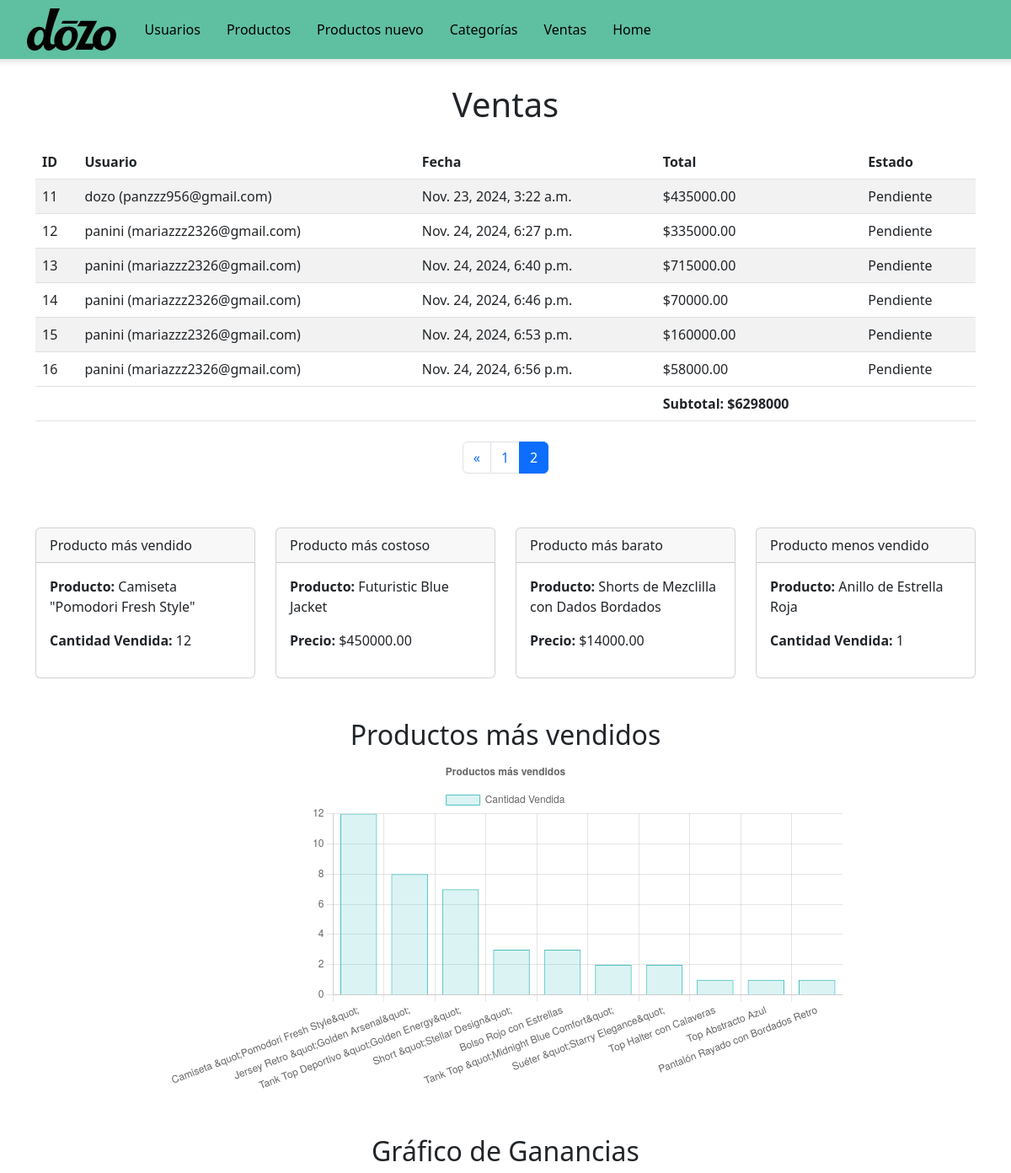
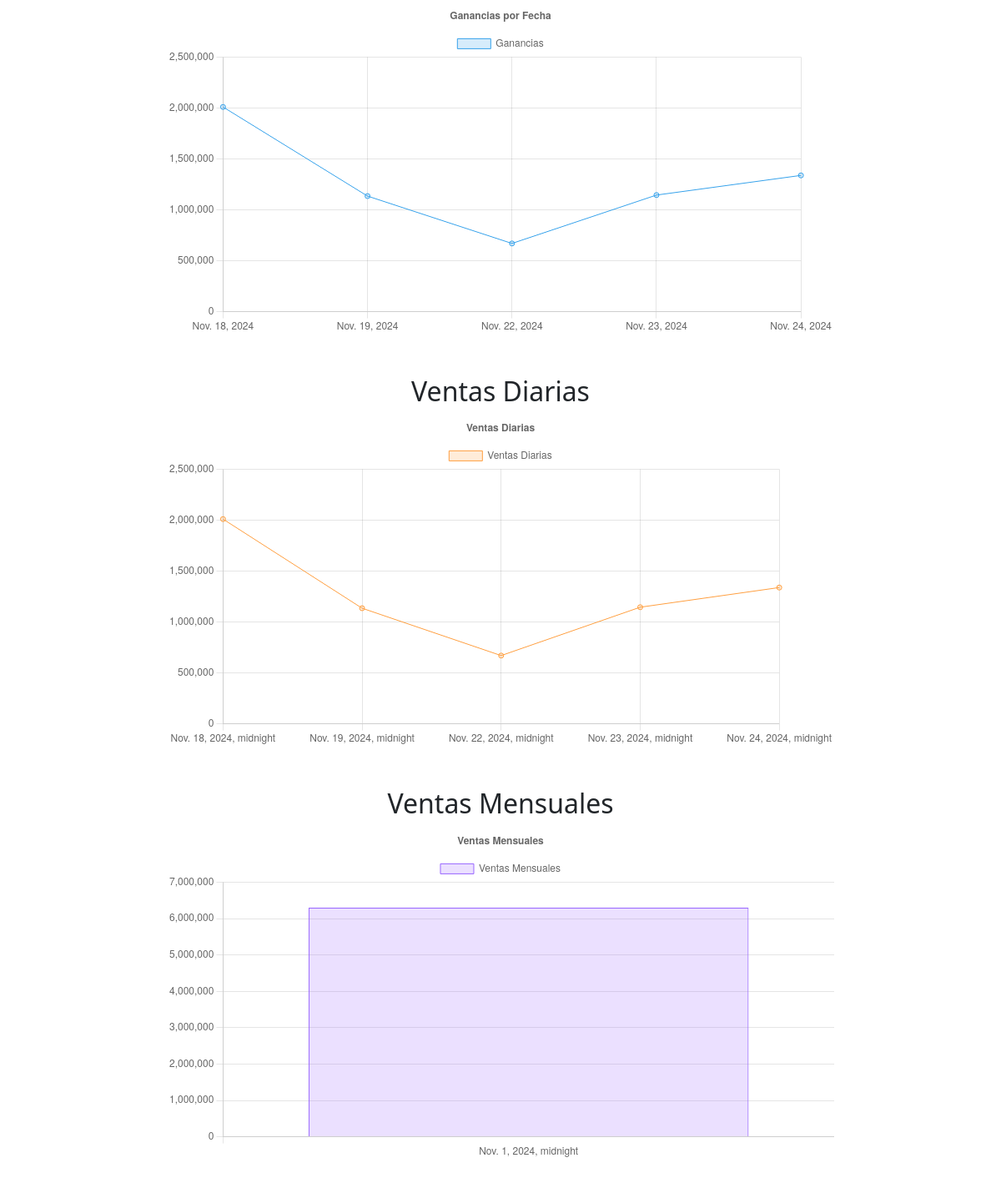
The app's page /ventas/?page=2, older data (2 pictures, top to bottom).
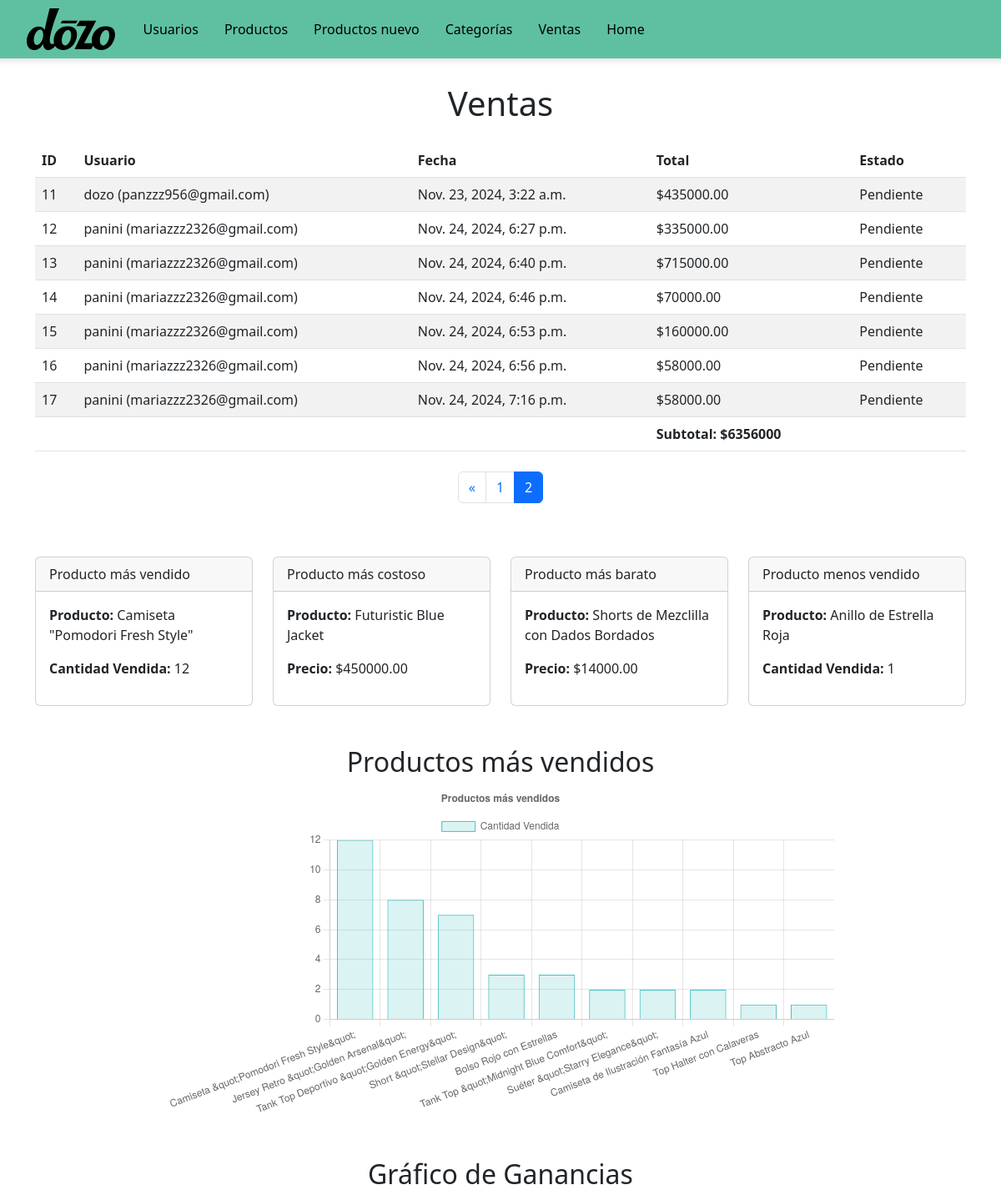
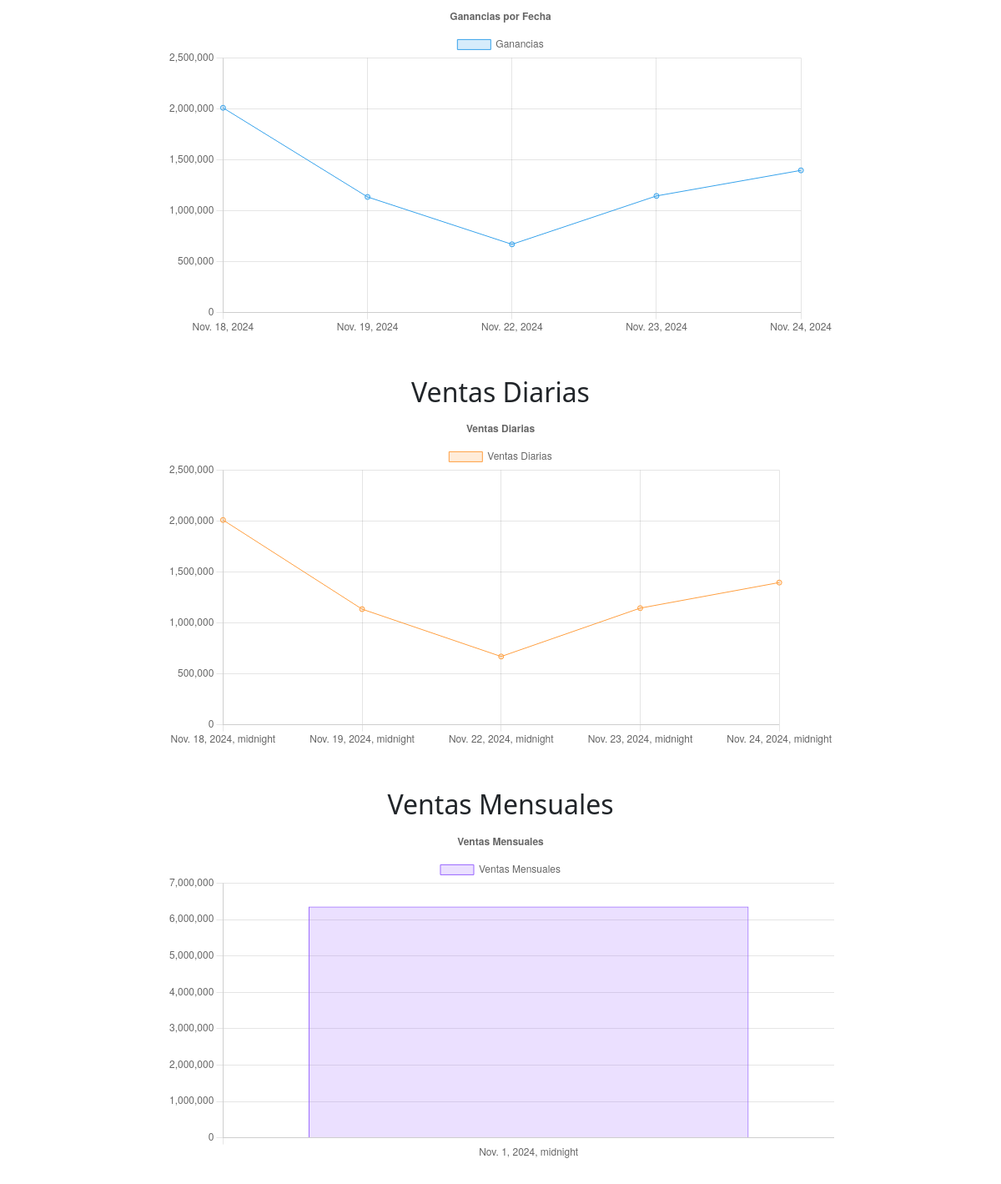
The same page, newer data (2 pictures, top to bottom).
### Dozo/models.py (models this page shows, shortened)
class Venta(models.Model):
    usuario = models.ForeignKey(CustomUser, on_delete=models.CASCADE)
    fecha_venta = models.DateTimeField(auto_now_add=True)
    total = models.DecimalField(max_digits=10, decimal_places=2)
    estado = models.ForeignKey(Estado, on_delete=models.CASCADE)

class CustomUser(AbstractUser):
    ROLE_CHOICES = [
        ('admin', 'Admin'),
        ('user', 'User'),
    ]
    email = models.EmailField(unique=True, verbose_name="Correo Electrónico")
    first_name = models.CharField(max_length=30, verbose_name="Nombre")
    last_name = models.CharField(max_length=30, verbose_name="Apellido")
    telefono = models.CharField(max_length=30, verbose_name="Telefono")
    department = models.CharField(max_length=100, blank=True, null=True, verbose_name="Departamento")
    city = models.CharField(max_length=100, blank=True, null=True, verbose_name="Ciudad")
    address = models.TextField(blank=True, null=True, verbose_name="Dirección")
    postal_code = models.CharField(max_length=20, blank=True, null=True, verbose_name="Código Postal")
    role = models.CharField(max_length=10, choices=ROLE_CHOICES, default=' ')
    groups = models.ManyToManyField(
        'auth.Group',
        related_name='customuser_set',
        blank=True,
        help_text='Los grupos a los que pertenece este usuario. El usuario obtendrá todos los permisos otorgados a cada uno de sus grupos.',
        related_query_name='customuser',
    )
    user_permissions = models.ManyToManyField(
        'auth.Permission',
        related_name='customuser_set',
        blank=True,
        help_text='Permisos específicos para este usuario.',
        related_query_name='customuser')
    def __str__(self):
        return f"{self.username} ({self.email})"

class Estado(models.Model):
    nombre = models.CharField(max_length=100)

class Producto(models.Model):
    TALLA_CHOICES = [
        ('S', 'S'),
        ('M', 'M'),
        ('L', 'L'),
        ('XL', 'XL'),
    ]
    imagen = models.ImageField(upload_to='Dozo/images/', null=True, default='default.png')
    titulo = models.CharField(max_length=200)
    descripcion = models.TextField()
    talla = models.CharField(max_length=2, choices=TALLA_CHOICES)
    precio = models.DecimalField(max_digits=10, decimal_places=2)
    categoria = models.ForeignKey('Categoria', on_delete=models.CASCADE, null=True, blank=True)
    estado = models.BooleanField(default=True)  # Activo o inactivo

### Dozo/views.py (the view)
# urls.py: path('ventas/', views.ventas_view, name='ventas'),
def ventas_view(request):
    ventas = Venta.objects.select_related('usuario', 'estado').prefetch_related('productos')
    paginator = Paginator(ventas, 10)  # Mostrar 10 ventas por página
    page_number = request.GET.get('page')
    ventas_paginadas = paginator.get_page(page_number)
    productos_mas_vendidos = (
        VentaProducto.objects
        .values('producto__titulo')
        .annotate(total_vendido=Sum(F('cantidad')))
        .order_by('-total_vendido')[:10]
    )
    producto_mas_vendido = (
        VentaProducto.objects
        .values('producto__titulo')
        .annotate(total_vendido=Sum(F('cantidad')))
        .order_by('-total_vendido')
        .first()
    )
    producto_menos_vendido = (
        VentaProducto.objects
        .values('producto__titulo')
        .annotate(total_vendido=Sum(F('cantidad')))
        .order_by('total_vendido')
        .first()
    )
    producto_mas_costoso = Producto.objects.order_by('-precio').first()
    producto_mas_barato = Producto.objects.order_by('precio').first()
    subtotal = ventas.aggregate(total=Sum('total'))['total'] or 0
    ganancias = (
        Venta.objects
        .values('fecha_venta__date')
        .annotate(total_ganancias=Sum('total'))
        .order_by('fecha_venta__date')
    )
    ventas_diarias = (
        Venta.objects
        .annotate(dia=TruncDay('fecha_venta'))
        .values('dia')
        .annotate(total_ventas=Sum('total'))
        .order_by('dia')
    )
    ventas_mensuales = (
        Venta.objects
        .annotate(mes=TruncMonth('fecha_venta'))
        .values('mes')
        .annotate(total_ventas=Sum('total'))
        .order_by('mes')
    )
    context = {
        'ventas': ventas_paginadas,  # Paginación aplicada aquí
        'productos_mas_vendidos': productos_mas_vendidos,
        'producto_mas_vendido': producto_mas_vendido,
        'producto_menos_vendido': producto_menos_vendido,
        'producto_mas_costoso': producto_mas_costoso,
        'producto_mas_barato': producto_mas_barato,
        'subtotal': subtotal,
        'ganancias': ganancias,
        'ventas_diarias': ventas_diarias,
        'ventas_mensuales': ventas_mensuales,
    }
    return render(request, 'ventas.html', context)

### Dozo/templates/ventas.html (shortened to what this page needs)
<!DOCTYPE html>
<html lang="en">
<head>
    <link href="https://cdn.jsdelivr.net/npm/bootstrap@5.3.0/dist/css/bootstrap.min.css" rel="stylesheet">
</head>
<body>
    <div class="navbar-container">
        <nav class="navbar navbar-expand-lg">
            <div class="container-fluid">
                <a class="navbar-brand" href="#">
                    <img src="/static/logo.svg" alt="logo">
                </a>
                <div class="collapse navbar-collapse" id="navbarNav">
                    <ul class="navbar-nav">
                        <li class="nav-item"><a class="nav-link" href="/users/">Usuarios</a></li>
                        <li class="nav-item"><a class="nav-link" href="/productos/">Productos</a></li>
                        <li class="nav-item"><a class="nav-link" href="/productos/nuevo/">Productos nuevo</a></li>
                        <li class="nav-item"><a class="nav-link" href="/categorias/">Categorías</a></li>
                        <li class="nav-item"><a class="nav-link" href="/ventas/">Ventas</a></li>
                        <li class="nav-item"><a class="nav-link" href="http://localhost:3000">Home</a></li>
                    </ul>
                </div>
            </div>
        </nav>
    </div>
    <div class="container form-container">
        <h1 class="text-center">Ventas</h1>
        <table class="table table-striped mt-4">
            <thead>
                <tr>
                    <th>ID</th>
                    <th>Usuario</th>
                    <th>Fecha</th>
                    <th>Total</th>
                    <th>Estado</th>
                </tr>
            </thead>
            <tbody>
                {% for venta in ventas %}
                <tr>
                    <td>{{ venta.id }}</td>
                    <td>{{ venta.usuario }}</td>
                    <td>{{ venta.fecha_venta }}</td>
                    <td>${{ venta.total }}</td>
                    <td>{{ venta.estado.nombre }}</td>
                </tr>
                {% endfor %}
            </tbody>
            <tfoot>
                <tr>
                    <td colspan="3"></td>
                    <td><strong>Subtotal: ${{ subtotal }}</strong></td>
                    <td></td>
                </tr>
            </tfoot>
        </table>
        <div class="d-flex justify-content-center mt-4">
            <nav>
                <ul class="pagination">
                    {% if ventas.has_previous %}
                    <li class="page-item">
                        <a class="page-link" href="?page={{ ventas.previous_page_number }}" aria-label="Anterior">
                            <span aria-hidden="true">&laquo;</span>
                        </a>
                    </li>
                    {% endif %}
                    {% for num in ventas.paginator.page_range %}
                    <li class="page-item {% if ventas.number == num %}active{% endif %}">
                        <a class="page-link" href="?page={{ num }}">{{ num }}</a>
                    </li>
                    {% endfor %}
                </ul>
            </nav>
        </div>
        <div class="row mt-5">
                <div class="col-md-3">
                    <div class="card">
                        <div class="card-header">Producto más vendido</div>
                        <div class="card-body">
                            {% if producto_mas_vendido %}
                                <p><strong>Producto:</strong> {{ producto_mas_vendido.producto__titulo }}</p>
                                <p><strong>Cantidad Vendida:</strong> {{ producto_mas_vendido.total_vendido }}</p>
                            {% else %}
                                <p>No hay datos disponibles.</p>
                            {% endif %}
                        </div>
                    </div>
                </div>
            <div class="col-md-3">
                <div class="card">
                    <div class="card-header">Producto más costoso</div>
                    <div class="card-body">
                        {% if producto_mas_costoso %}
                            <p><strong>Producto:</strong> {{ producto_mas_costoso.titulo }}</p>
                            <p><strong>Precio:</strong> ${{ producto_mas_costoso.precio }}</p>
                        {% else %}
                            <p>No hay datos disponibles.</p>
                        {% endif %}
                    </div>
                </div>
            </div>
            <div class="col-md-3">
                <div class="card">
                    <div class="card-header">Producto más barato</div>
                    <div class="card-body">
                        {% if producto_mas_barato %}
                            <p><strong>Producto:</strong> {{ producto_mas_barato.titulo }}</p>
                            <p><strong>Precio:</strong> ${{ producto_mas_barato.precio }}</p>
                        {% else %}
                            <p>No hay datos disponibles.</p>
                        {% endif %}
                    </div>
                </div>
            </div>
            <div class="col-md-3">
                <div class="card">
                    <div class="card-header">Producto menos vendido</div>
                    <div class="card-body">
                        {% if producto_menos_vendido %}
                            <p><strong>Producto:</strong> {{ producto_menos_vendido.producto__titulo }}</p>
                            <p><strong>Cantidad Vendida:</strong> {{ producto_menos_vendido.total_vendido }}</p>
                        {% else %}
                            <p>No hay datos disponibles.</p>
                        {% endif %}
                    </div>
                </div>
            </div>
        </div>
        <div class="chart-container mt-5">
            <h2 class="text-center">Productos más vendidos</h2>
            <canvas id="productosMasVendidosChart"></canvas>
        </div>
        <div class="chart-container mt-5">
            <h2 class="text-center">Gráfico de Ganancias</h2>
            <canvas id="gananciasChart"></canvas>
        </div>
    </div>
<div class="chart-container mt-5">
    <h2 class="text-center">Ventas Diarias</h2>
    <canvas id="ventasDiariasChart"></canvas>
</div>
<div class="chart-container mt-5">
    <h2 class="text-center">Ventas Mensuales</h2>
    <canvas id="ventasMensualesChart"></canvas>
</div>
    <script>
        // Gráfico de Ventas Diarias
        const ventasDiariasCtx = document.getElementById('ventasDiariasChart').getContext('2d');
        const ventasDiariasChart = new Chart(ventasDiariasCtx, {
            type: 'line',
            data: {
                labels: [{% for item in ventas_diarias %}'{{ item.dia }}',{% endfor %}],
                datasets: [{
                    label: 'Ventas Diarias',
                    data: [{% for item in ventas_diarias %}{{ item.total_ventas }},{% endfor %}],
                    backgroundColor: 'rgba(255, 159, 64, 0.2)',
                    borderColor: 'rgba(255, 159, 64, 1)',
                    borderWidth: 1
                }]
            },
            options: {
                responsive: true,
                plugins: {
                    legend: {
                        position: 'top',
                    },
                    title: {
                        display: true,
                        text: 'Ventas Diarias'
                    }
                },
                scales: {
                    y: {
                        beginAtZero: true
                    }
                }
            }
        });
        // Gráfico de Ventas Mensuales
        const ventasMensualesCtx = document.getElementById('ventasMensualesChart').getContext('2d');
        const ventasMensualesChart = new Chart(ventasMensualesCtx, {
            type: 'bar',
            data: {
                labels: [{% for item in ventas_mensuales %}'{{ item.mes }}',{% endfor %}],
                datasets: [{
                    label: 'Ventas Mensuales',
                    data: [{% for item in ventas_mensuales %}{{ item.total_ventas }},{% endfor %}],
                    backgroundColor: 'rgba(153, 102, 255, 0.2)',
                    borderColor: 'rgba(153, 102, 255, 1)',
                    borderWidth: 1
                }]
            },
            options: {
                responsive: true,
                plugins: {
                    legend: {
                        position: 'top',
                    },
                    title: {
                        display: true,
                        text: 'Ventas Mensuales'
                    }
                },
                scales: {
                    y: {
                        beginAtZero: true
                    }
                }
            }
        });
    </script>
</body>
</html>

### Dozo/templates/ventas.html (style rules this page uses)
body { margin: 0; padding: 0; box-sizing: border-box; }
.navbar-container { width: 100%; position: fixed; top: 0; left: 0; z-index: 1000; }
.navbar { background-color: #5ec0a1; height: 70px; padding: 0 40px; position: fixed; top: 0; width: calc(100% + 40px); left: -20px; box-shadow: 0 4px 6px rgba(0, 0, 0, 0.1); }
.navbar-brand { color: black; font-size: 24px; font-weight: bold; text-decoration: none; }
.navbar-brand img { height: 50px; margin-right: 10px; }
.navbar-nav .nav-link { color: black; font-size: 16px; margin-right: 15px; text-decoration: none; }
.navbar .nav-link { color: black; }
.form-container { margin-top: 100px; }
.chart-container { margin: 30px auto; max-width: 800px; }

Row changes from the older to the newer data that the page shows:
added Venta: id "17", usuario "panini (mariazzz2326@gmail.com)", fecha_venta "Nov. 24, 2024, 7:16 p.m.", total "58000.00", estado.nombre "Pendiente"
Text that changed along with them:
{{ subtotal }}: "6298000" → "6356000"
chart data {{ item.total_vendido }}: 12, 8, 7, 3, 3, 2, 2, 1, 1, 1 → 12, 8, 7, 3, 3, 2, 2, 2, 1, 1
chart data {{ item.total_ganancias }}: 2010000, 1135000, 670000, 1145000, 1338000 → 2010000, 1135000, 670000, 1145000, 1396000
chart data {{ item.total_ventas }}: 2010000, 1135000, 670000, 1145000, 1338000 → 2010000, 1135000, 670000, 1145000, 1396000
chart data {{ item.total_ventas }}: 6298000 → 6356000
